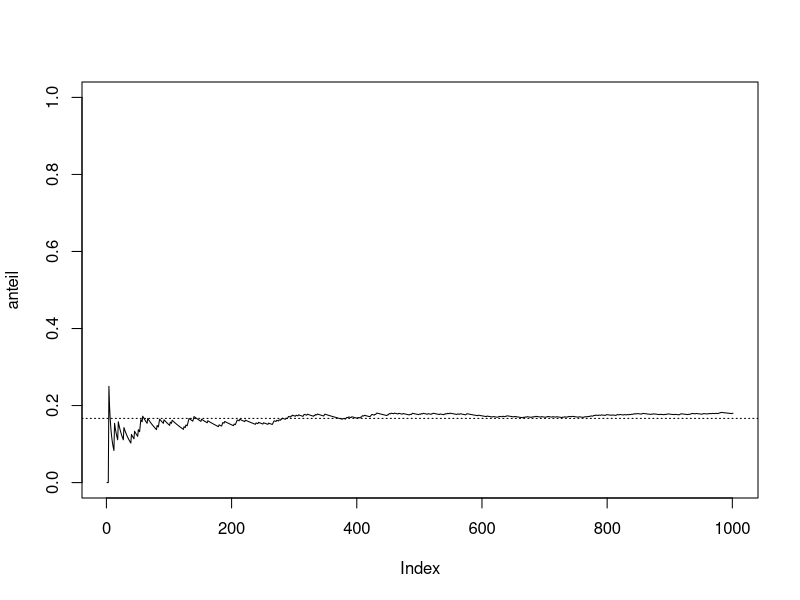
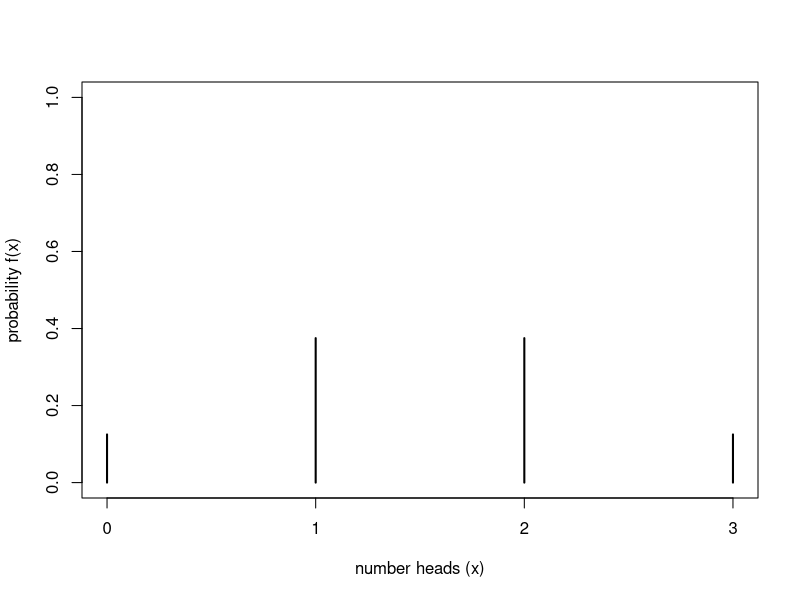
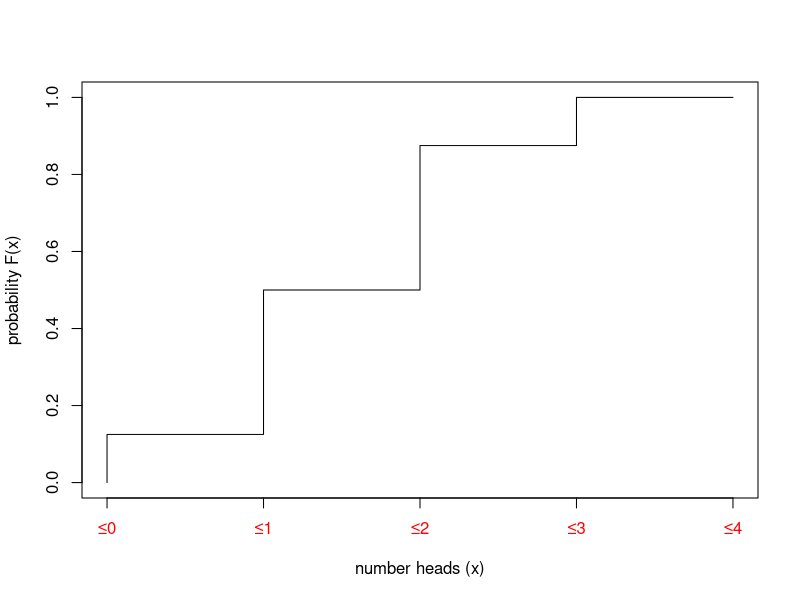

Write the R code that produced these figures, in order.
## ---- chunk 1
rm(list = ls())
#options(digits = 3)
Sys.setlocale("LC_MESSAGES", "en_US.utf8")
## ---- chunk 2
cat('# ', rmarkdown::metadata$title)
## ---- chunk 3
cat('## ', rmarkdown::metadata$subtitle)
## ---- chunk 4
cat('### ', rmarkdown::metadata$author)
## ---- chunk 5
cat('#### ', rmarkdown::metadata$institute)
## ---- chunk 6
cat(rmarkdown::metadata$date)
## ---- chunk 7
rolls=1000

roll<- as.numeric(sample(1:6,rolls, replace=T))

list=0

count=0

position=0

anteil=0

for (test in roll)
{
list<-append(list,test,length(list))
anteil<-append(anteil,sum(list==1)/length(list))
}
plot(anteil,type="l",ylim=c(0,1))
abline(h=1/6,lty=3)
## ---- chunk 8
x = c(0,1,1,1,2,2,2,3)
plot(prop.table(table(x)), type = "h", ylim = c(0,1), xlab = "number heads (x)", ylab= "probability f(x)")
## ---- chunk 9
x = c(0,1,1,1,2,2,2,3)
plot(1:5,c(0,cumsum(prop.table(table(x)))), type = "S", ylim = c(0,1), xlab = "number heads (x)", ylab= "probability F(x)", xaxt="n")
axis(1, at=1:5,labels=c("≤0", "≤1", "≤2", "≤3", "≤4"), col.axis="red")
## ---- chunk 10

a <- 1:20
b <- c("H", rep("T",19))

knitr::kable(data.frame(t(b)), "html", col.names=a)
b <- c("T", "H", rep("T",18))

knitr::kable(data.frame(t(b)), "html", col.names=a)

b <- c("H", "H", rep("T",18))

knitr::kable(data.frame(t(b)), "html", col.names=a)

b <- c("T", "T", "H", rep("T",17))

knitr::kable(data.frame(t(b)), "html", col.names=a)

b <- c("H", "T", "H", rep("T",17))

knitr::kable(data.frame(t(b)), "html", col.names=a)

b <- c("H", "H", "H", rep("T",17))

knitr::kable(data.frame(t(b)), "html", col.names=a)
## ---- chunk 11
a <- 1:20
b <- c(rep("H",6), rep("T",14))

knitr::kable(data.frame(t(b)), "html", col.names=a)
b <- c(rep("H",5), "T", "H", rep("T",13))

knitr::kable(data.frame(t(b)), "html", col.names=a)

b <- c(rep("H",5), rep("T",14), "H")

knitr::kable(data.frame(t(b)), "html", col.names=a)
## ---- chunk 12
prop_table <- data.frame(
  n = 0:6
)

prop_table$possib <- choose(20,prop_table$n)
prop_table$prob <- prop_table$possib / 2^20
prop_table$cum_prob <- cumsum(prop_table$prob)
## ---- chunk 13
knitr::kable(prop_table, format = 'html', col.names = c("number head","possibilities",'positive/possible',"cumulative"))
## ---- chunk 14
prop_table <- data.frame(
  n = 0:6
)

prop_table$possib <- choose(20,prop_table$n)
prop_table$prob <- prop_table$possib / 2^20
prop_table$cum_prob <- cumsum(prop_table$prob)
## ---- chunk 15
knitr::kable(prop_table, format = 'html', col.names = c("number head","possibilities",'positive/possible',"cumulative"))
## ---- chunk 16
binom.test(5,20,0.5)
## ---- chunk 17
binom.test(85,200,0.5)
